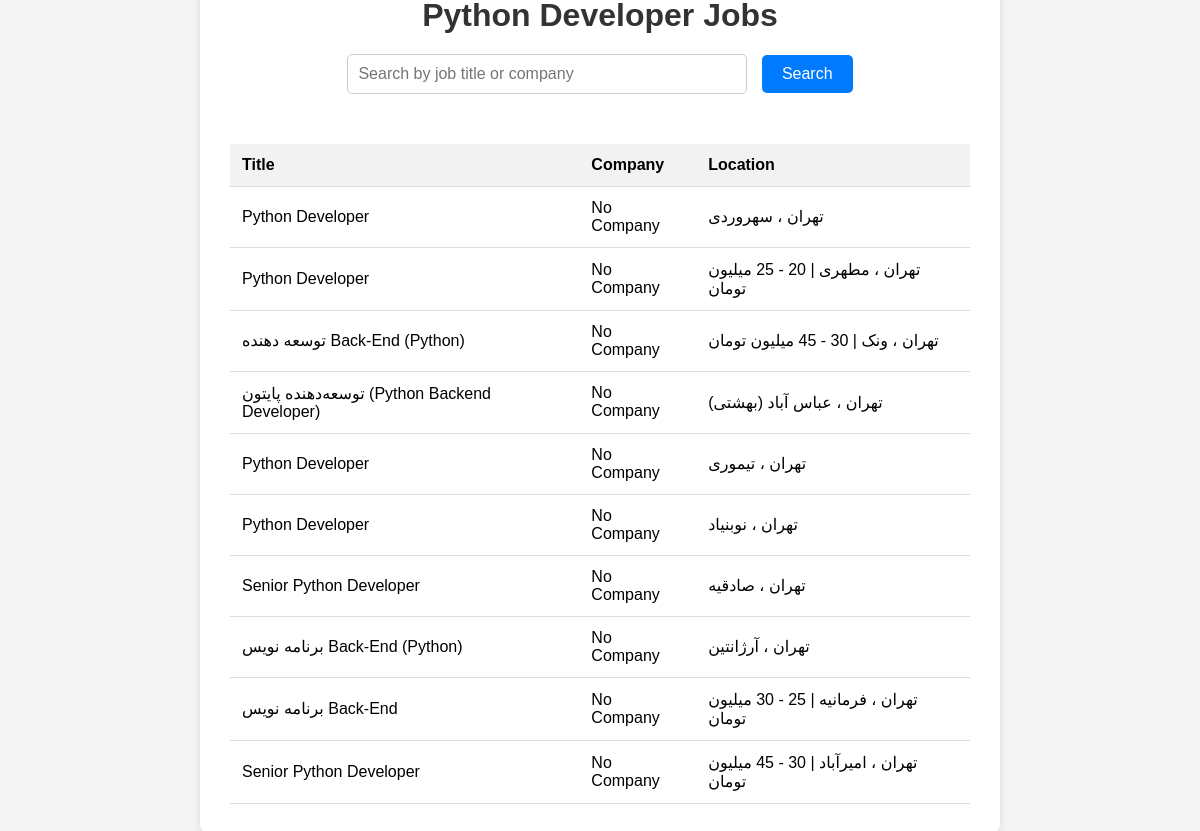
The page / on the database its author committed.
### jobvision/models.py (models this page shows, shortened)
class Job(models.Model):
    title = models.CharField(max_length=255)
    company = models.CharField(max_length=255)
    location = models.CharField(max_length=255)

### jobvision/views.py (the view, shortened to what this page needs)
# urls.py: path('' , views.home , name='home')
def home(request):
    job_info_list = []
    search_query = request.GET.get('search', '')
    if search_query:
        jobs = Job.objects.filter(
            Q(title__icontains=search_query) | Q(company__icontains=search_query)
        )
    else:
        jobs = Job.objects.all()
    return render(request, 'jobvision/home.html', {'jobs': jobs, 'search_query': search_query})

### jobvision/templates/jobvision/home.html (shortened to what this page needs)
<!DOCTYPE html>
<html lang="en">
<head>
</head>
<body>
    <div class="container">
        <h1>Python Developer Jobs</h1>
        <form method="GET">
            <input type="text" name="search" placeholder="Search by job title or company" value="{{ search_query }}">
            <button type="submit">Search</button>
        </form>
        <div class="table-container">
            <table>
                <thead>
                    <tr>
                        <th>Title</th>
                        <th>Company</th>
                        <th>Location</th>
                    </tr>
                </thead>
                <tbody>
                    {% for job in jobs %}
                    <tr>
                        <td>{{ job.title }}</td>
                        <td>{{ job.company }}</td>
                        <td>{{ job.location }}</td>
                    </tr>
                    {% empty %}
                    <tr>
                        <td colspan="3">No jobs found.</td>
                    </tr>
                    {% endfor %}
                </tbody>
            </table>
        </div>
    </div>
</body>
</html>

### jobvision/templates/jobvision/home.html (style rules this page uses)
* { margin: 0; padding: 0; box-sizing: border-box; }
body { font-family: Arial, sans-serif; background-color: #f4f4f4; display: flex; justify-content: center; align-items: center; height: 100vh; text-align: center; }
.container { width: 100%; max-width: 800px; background-color: white; border-radius: 10px; padding: 30px; box-shadow: 0 4px 8px rgba(0, 0, 0, 0.1); }
h1 { color: #333; margin-bottom: 20px; }
form { margin-bottom: 20px; }
input[type="text"] { padding: 10px; width: 60%; max-width: 400px; border: 1px solid #ccc; border-radius: 5px; margin-right: 10px; font-size: 16px; }
button { padding: 10px 20px; background-color: #007BFF; border: none; color: white; border-radius: 5px; cursor: pointer; font-size: 16px; }
table { width: 100%; border-collapse: collapse; margin-top: 20px; }
th, td { padding: 12px; text-align: left; border-bottom: 1px solid #ddd; }
th { background-color: #f2f2f2; }
.table-container { overflow-x: auto; margin-top: 30px; }

### rows shown on the page
Job: title "Python Developer", company "No Company", location "تهران ، سهروردی"
Job: title "Python Developer", company "No Company", location "تهران ، مطهری | 20 - 25 میلیون تومان"
Job: title "توسعه‌ دهنده Back-End (Python)", company "No Company", location "تهران ، ونک | 30 - 45 میلیون تومان"
Job: title "توسعه‌دهنده پایتون (Python ‌Backend Developer)", company "No Company", location "تهران ، عباس آباد (بهشتی)"
Job: title "Python Developer", company "No Company", location "تهران ، تیموری"
Job: title "Python Developer", company "No Company", location "تهران ، نوبنیاد"
Job: title "Senior Python Developer", company "No Company", location "تهران ، صادقیه"
Job: title "برنامه نویس Back-End (Python)", company "No Company", location "تهران ، آرژانتین"
Job: title "برنامه نویس Back-End", company "No Company", location "تهران ، فرمانیه | 25 - 30 میلیون تومان"
Job: title "Senior Python Developer", company "No Company", location "تهران ، امیرآباد | 30 - 45 میلیون تومان"
